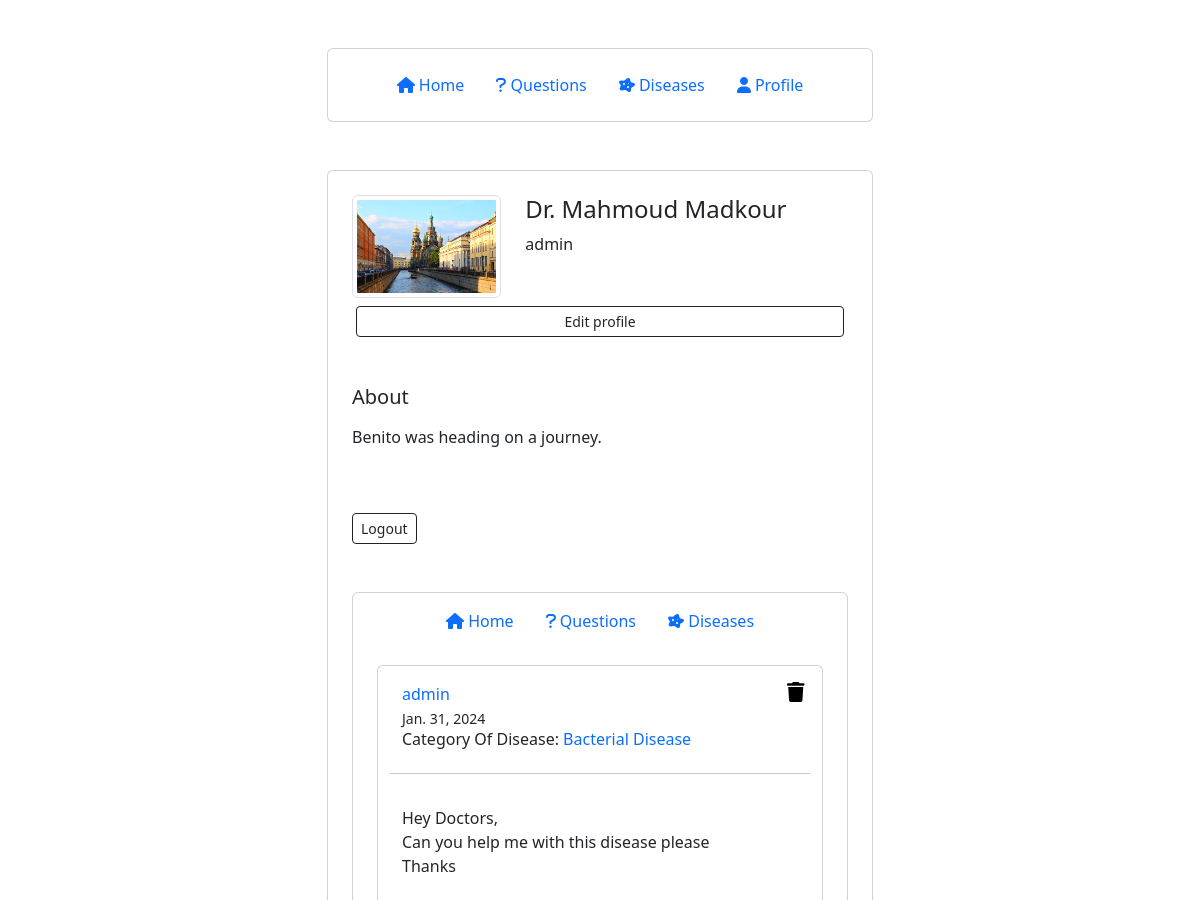
The app's page /profile/profile_diseases (signed in, upper part), older data.
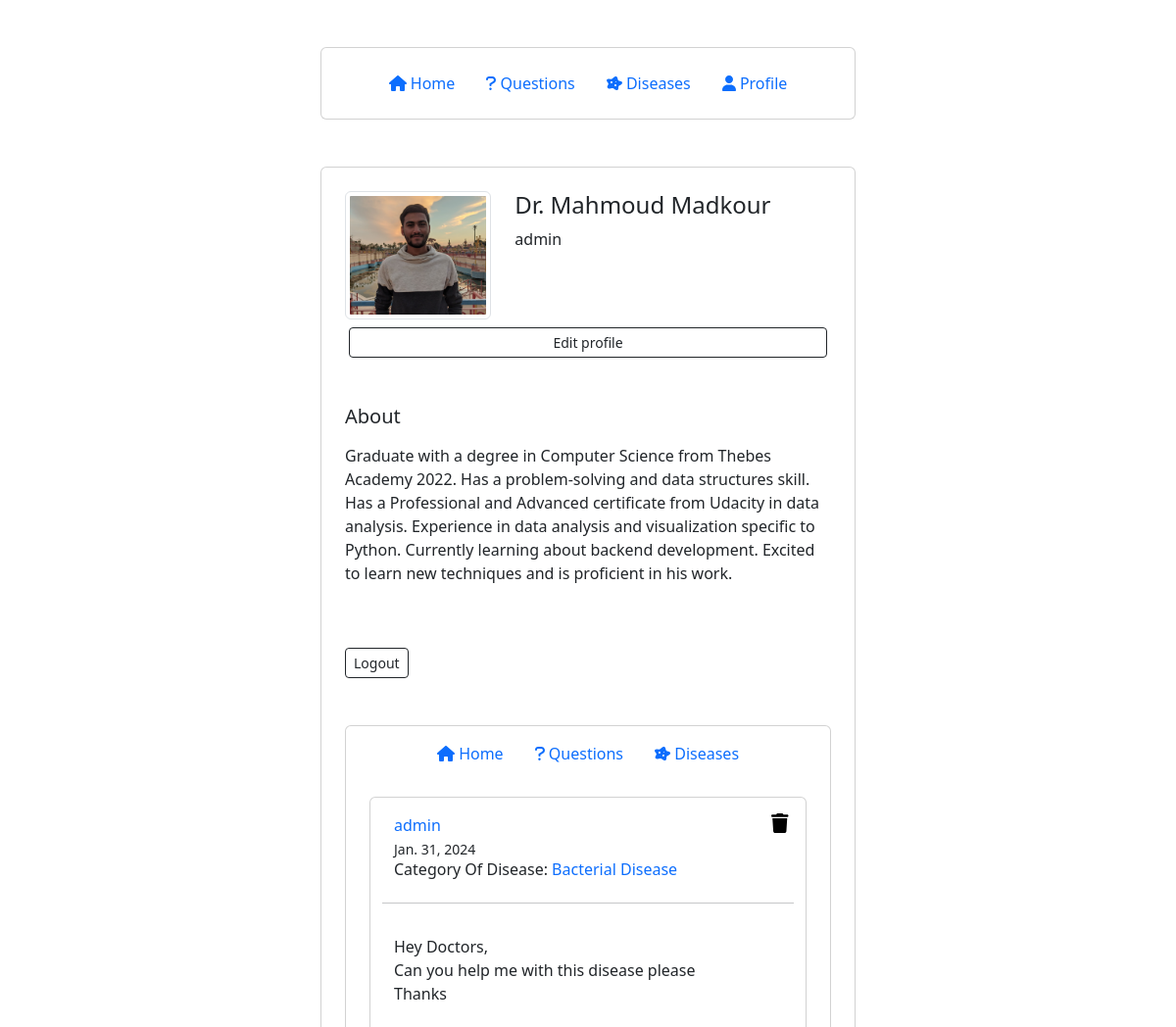
The same page, newer data.
### account/models.py (models this page shows, shortened)
class Profile(models.Model):
    user = models.OneToOneField(User, on_delete=models.CASCADE, null=True)
    first_name = models.CharField(max_length=100, null=True)
    last_name = models.CharField(max_length=100, null=True)
    about = models.TextField(max_length=1000, null=True)
    photo = models.ImageField(default="Profile/Profile-default.png", upload_to='profile/', blank=True, null=True)

### account/views.py (the view)
# urls.py: path('profile/profile_diseases', views.profile_diseases, name='profile_diseases'),
@login_required(login_url='login')
def profile_diseases(request):
    user = request.user
    profile = Profile.objects.filter(user= request.user).first()
    diseases = Disease.objects.filter(user=user).all().order_by("-created_on")
    found = 0
    if diseases:
        found = found + 1
        context = {
            'found': found,
            'profile': profile,
            "diseases": diseases,
        }
    else:
        context = {
            'found': found,
            'profile': profile,
        }
    return render(request, "profile/profile_diseases.html", context)

### account/templates/profile/profile_diseases.html (shortened to what the changed rows need)
{% extends "base.html" %}
{% block page_content %}
    <div class="container mt-5 mb-5">
        <div class="row d-flex align-items-center justify-content-center">
            <div class="col-md-6">
                <div class="card">
                    <div class="px-4 py-4">
                        <div class="row">
                            <div class="col-4">
                                {% if profile.photo %}
                                    <img src = "/media/{{ profile.photo }}" alt="..." width="200" height="200" class="rounded mb-2 img-thumbnail">
                                {% else %}
                                    <img src = "/media/profile/Profile-default.png" alt="..." width="200" height="200" class="rounded mb-2 img-thumbnail">
                                {% endif %}
                            </div>
                            <div class="col-8">
                                <h4> Dr. {{ profile.first_name }} {{ profile.last_name }} </h4>
                                <p> {{ user.username }} </p>
                            </div>
                        </div>
                    </div>
                    <div class="px-4 py-4">
                        <div>
                            <p> {{ profile.about  | linebreaks | safe }} </p>
                        </div>
                    </div>
                </div>
            </div>
        </div>
    </div>
{% endblock page_content %}

Row changes from the older to the newer data that the page shows:
changed Profile "Mahmoud": photo: a different picture; about "Benito was heading on a journey." → "Graduate with a degree in Computer Science from Thebes Academy 2022. Has a problem-solving and data structures skill. Has a Professional and Advanced certificate from Udacity in data analysis. Experience in data analysis and visualization specific to Python. Currently learning about backend development. Excited to learn new techniques and is proficient in his work."
